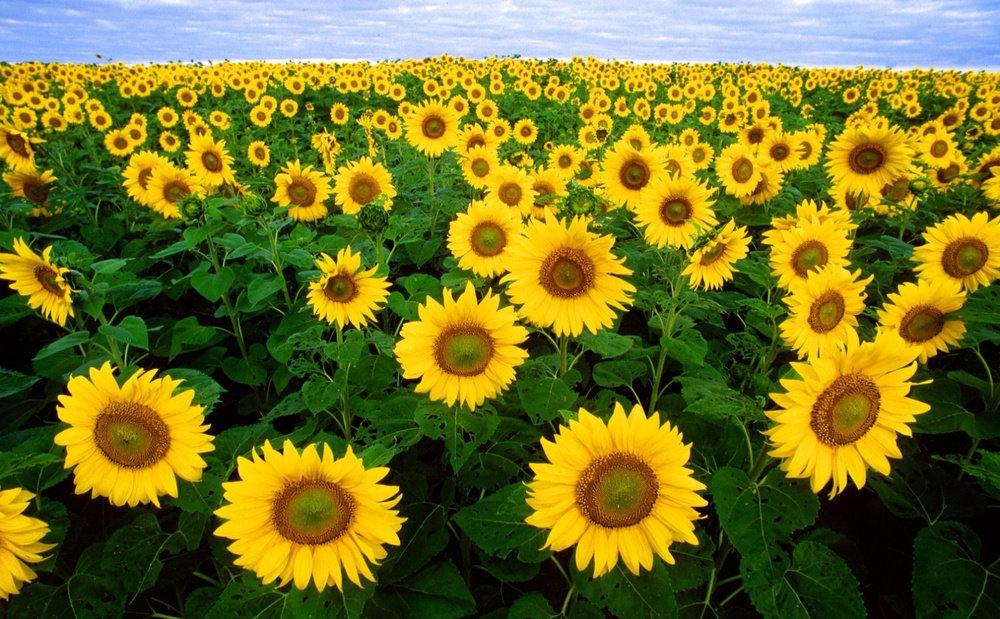
#> input picture 04_Computer_Vision/03_Vision_AI_App/data/Sunflowers.jpg, 1000 x 619 px, shrunk from 1600 x 990 before the run
$ jupyter execute 03_Vision_AI_App.ipynb
#> lines starting #> are read from the running program, lines starting #| are printed output that depends on the picture; after the words box and inside, x2 and y2 are one past the last pixel; in counts of white or black regions, pixels touching at a corner belong together
# OpenCV Deneme

Resmi acip griye cevirdim, kenarlari Canny ile cikardim.

[cell 1]
import cv2
import numpy as np
import matplotlib.pyplot as plt

### Data

[cell 2]
img=cv2.imread('data/Sunflowers.jpg')
#> img is the input picture: shape (619, 1000, 3); mean B, G, R 35.5, 114.1, 115.8
plt.imshow(cv2.cvtColor(img,cv2.COLOR_BGR2RGB))
plt.title('orijinal')
plt.axis('off')
plt.show()

# Otonom araçlar yollarını nasıl bulur: Canny - Border sınır

[cell 3]
gray=cv2.cvtColor(img,cv2.COLOR_BGR2GRAY) # Siyah beyaza çeviren kod
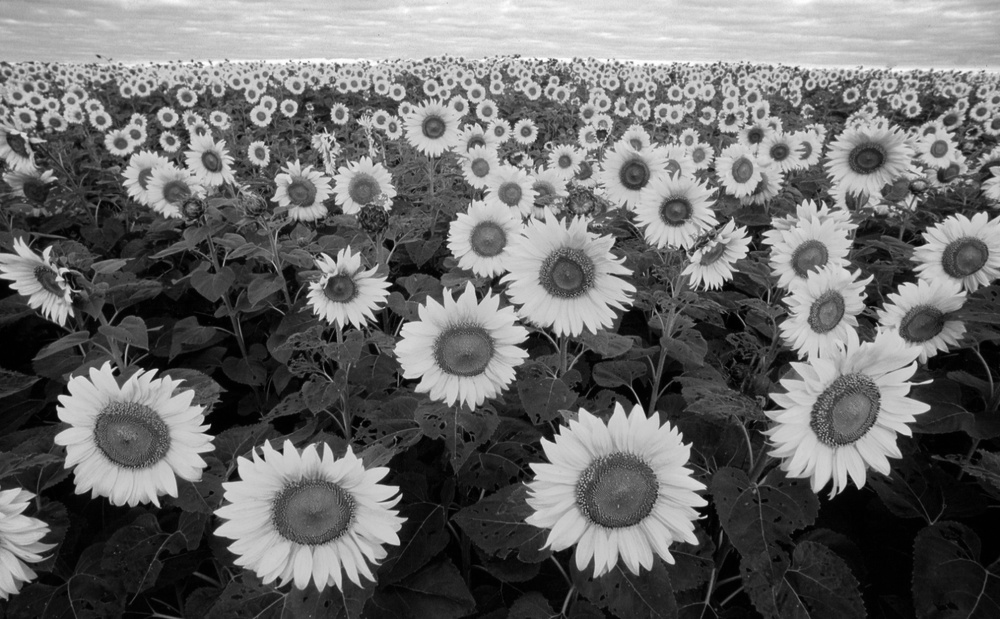
#> gray: shape (619, 1000); min 0, max 255, mean 105.6
plt.imshow(gray,cmap='gray')
plt.axis('off')
plt.show()

[cell 4]
blur=cv2.GaussianBlur(gray,(5,5),0)
edge=cv2.Canny(blur,80,160)
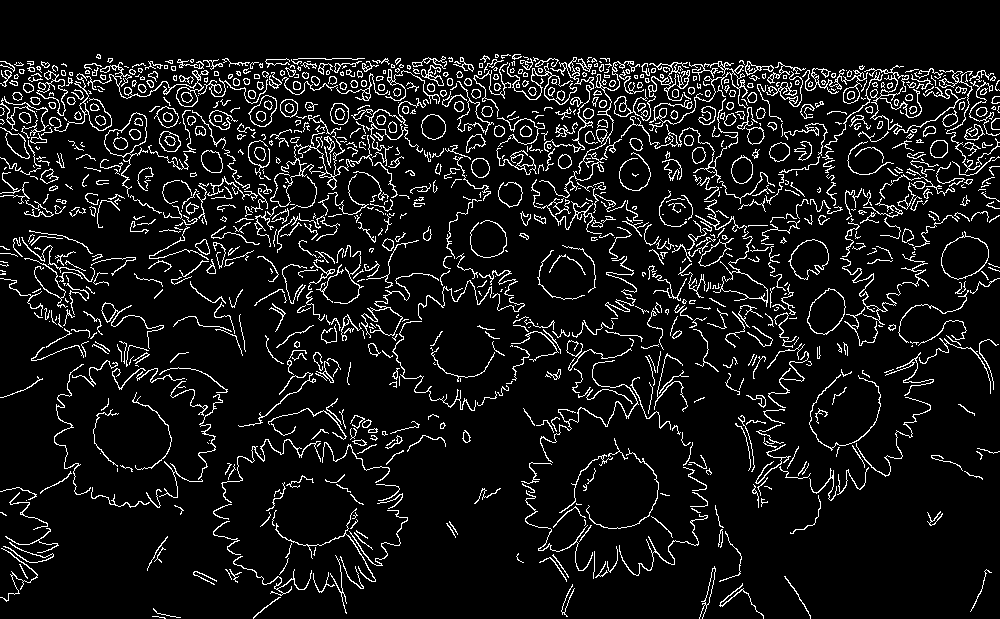
#> edge: shape (619, 1000); 8.6% white in thin lines or dots
plt.imshow(edge,cmap='gray')
plt.title('Canny')
plt.axis('off')
plt.show()

### Kontur say

[cell 5]
cnts,hir=cv2.findContours(edge,cv2.RETR_EXTERNAL,cv2.CHAIN_APPROX_SIMPLE)
#> cnts = 1138 contours, 834 with area under 20; largest, box (x1, y1, x2, y2) and area: (941, 231, 989, 280) 1518, (807, 288, 846, 335) 1208, (104, 112, 148, 197) 1142, (788, 239, 829, 280) 1044, (270, 115, 373, 207) 818; hir = 1138 rows, first 6: [1, -1, -1, -1], [2, 0, -1, -1], [3, 1, -1, -1], [4, 2, -1, -1], [5, 3, -1, -1], [6, 4, -1, -1]
ciz=img.copy()
cv2.drawContours(ciz,cnts,-1,(0,255,0),2)
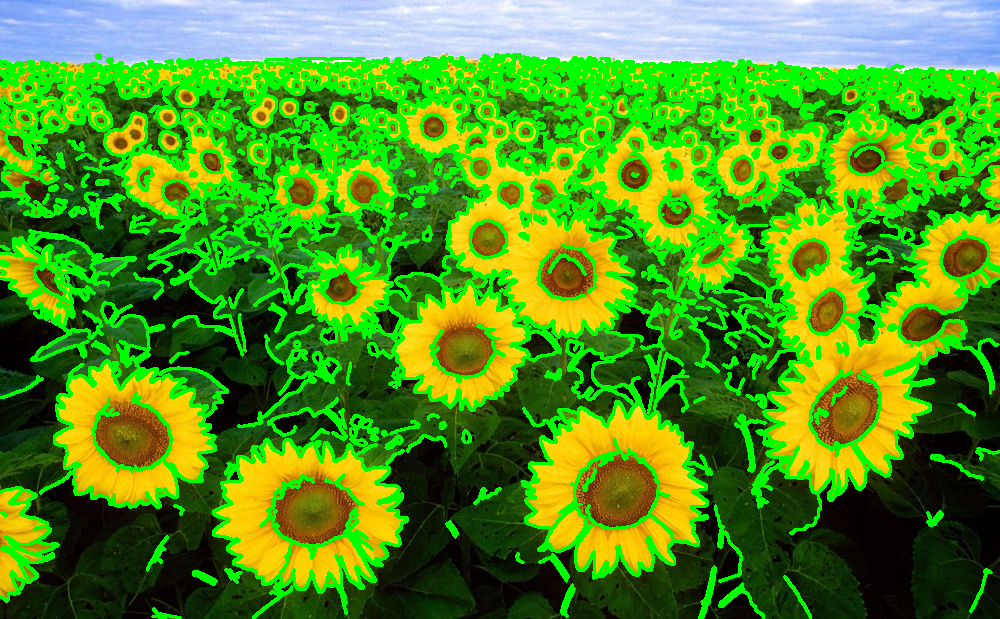
#> ciz: shape (619, 1000, 3); mean B, G, R 30.4, 147.8, 81
plt.imshow(cv2.cvtColor(ciz,cv2.COLOR_BGR2RGB))
plt.title(f'kontur {len(cnts)}')
plt.axis('off')
plt.show()

[cell 6]
trafik=cv2.imread('data/traffic.jpg')
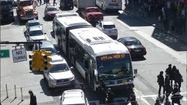
#> input picture 04_Computer_Vision/03_Vision_AI_App/data/traffic.jpg, 187 x 105 px, shrunk from 299 x 168 before the run
#> trafik is the input picture: shape (105, 187, 3); mean B, G, R 120.3, 115.6, 113.4
plt.imshow(cv2.cvtColor(trafik,cv2.COLOR_BGR2RGB))
plt.axis('off')
plt.show()
